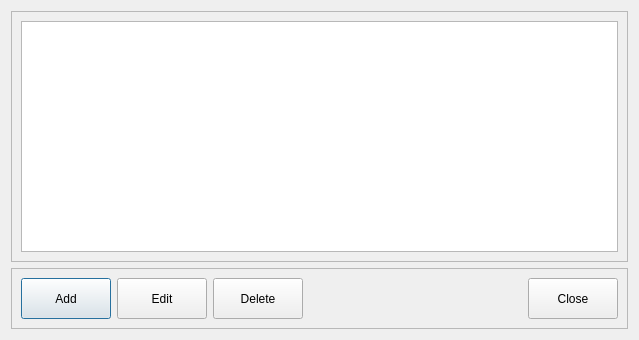
<?xml version="1.0" encoding="UTF-8"?>
<ui version="4.0">
 <class>ManageHouseholdCharacteristics</class>
 <widget class="QDialog" name="ManageHouseholdCharacteristics">
  <property name="geometry">
   <rect>
    <x>0</x>
    <y>0</y>
    <width>639</width>
    <height>340</height>
   </rect>
  </property>
  <property name="windowTitle">
   <string>Manage Household Characteristics</string>
  </property>
  <layout class="QVBoxLayout" name="verticalLayout">
   <item>
    <widget class="QFrame" name="frame">
     <property name="frameShape">
      <enum>QFrame::StyledPanel</enum>
     </property>
     <property name="frameShadow">
      <enum>QFrame::Raised</enum>
     </property>
     <layout class="QGridLayout" name="gridLayout">
      <item row="0" column="0">
       <widget class="QTableView" name="tblHouseholdCharacteristics"/>
      </item>
     </layout>
    </widget>
   </item>
   <item>
    <widget class="QFrame" name="frame_2">
     <property name="frameShape">
      <enum>QFrame::StyledPanel</enum>
     </property>
     <property name="frameShadow">
      <enum>QFrame::Raised</enum>
     </property>
     <layout class="QGridLayout" name="gridLayout_2">
      <item row="0" column="0">
       <widget class="QPushButton" name="cmdAdd">
        <property name="minimumSize">
         <size>
          <width>90</width>
          <height>41</height>
         </size>
        </property>
        <property name="text">
         <string>Add</string>
        </property>
       </widget>
      </item>
      <item row="0" column="1">
       <widget class="QPushButton" name="cmdEdit">
        <property name="minimumSize">
         <size>
          <width>90</width>
          <height>41</height>
         </size>
        </property>
        <property name="text">
         <string>Edit</string>
        </property>
       </widget>
      </item>
      <item row="0" column="2">
       <widget class="QPushButton" name="cmdDelete">
        <property name="minimumSize">
         <size>
          <width>90</width>
          <height>41</height>
         </size>
        </property>
        <property name="text">
         <string>Delete</string>
        </property>
       </widget>
      </item>
      <item row="0" column="4">
       <widget class="QPushButton" name="cmdClose">
        <property name="minimumSize">
         <size>
          <width>90</width>
          <height>41</height>
         </size>
        </property>
        <property name="text">
         <string>Close</string>
        </property>
       </widget>
      </item>
      <item row="0" column="3">
       <spacer name="horizontalSpacer">
        <property name="orientation">
         <enum>Qt::Horizontal</enum>
        </property>
        <property name="sizeHint" stdset="0">
         <size>
          <width>40</width>
          <height>20</height>
         </size>
        </property>
       </spacer>
      </item>
     </layout>
    </widget>
   </item>
  </layout>
 </widget>
 <resources/>
 <connections>
  <connection>
   <sender>cmdAdd</sender>
   <signal>clicked()</signal>
   <receiver>ManageHouseholdCharacteristics</receiver>
   <slot>addCharacteristic()</slot>
   <hints>
    <hint type="sourcelabel">
     <x>61</x>
     <y>301</y>
    </hint>
    <hint type="destinationlabel">
     <x>88</x>
     <y>337</y>
    </hint>
   </hints>
  </connection>
  <connection>
   <sender>cmdEdit</sender>
   <signal>clicked()</signal>
   <receiver>ManageHouseholdCharacteristics</receiver>
   <slot>editCharacteristic()</slot>
   <hints>
    <hint type="sourcelabel">
     <x>156</x>
     <y>295</y>
    </hint>
    <hint type="destinationlabel">
     <x>242</x>
     <y>338</y>
    </hint>
   </hints>
  </connection>
  <connection>
   <sender>cmdDelete</sender>
   <signal>clicked()</signal>
   <receiver>ManageHouseholdCharacteristics</receiver>
   <slot>delCharacteristic()</slot>
   <hints>
    <hint type="sourcelabel">
     <x>261</x>
     <y>297</y>
    </hint>
    <hint type="destinationlabel">
     <x>392</x>
     <y>338</y>
    </hint>
   </hints>
  </connection>
  <connection>
   <sender>cmdClose</sender>
   <signal>clicked()</signal>
   <receiver>ManageHouseholdCharacteristics</receiver>
   <slot>closeForm()</slot>
   <hints>
    <hint type="sourcelabel">
     <x>552</x>
     <y>299</y>
    </hint>
    <hint type="destinationlabel">
     <x>568</x>
     <y>336</y>
    </hint>
   </hints>
  </connection>
 </connections>
 <slots>
  <slot>closeForm()</slot>
  <slot>addCharacteristic()</slot>
  <slot>editCharacteristic()</slot>
  <slot>delCharacteristic()</slot>
 </slots>
</ui>
